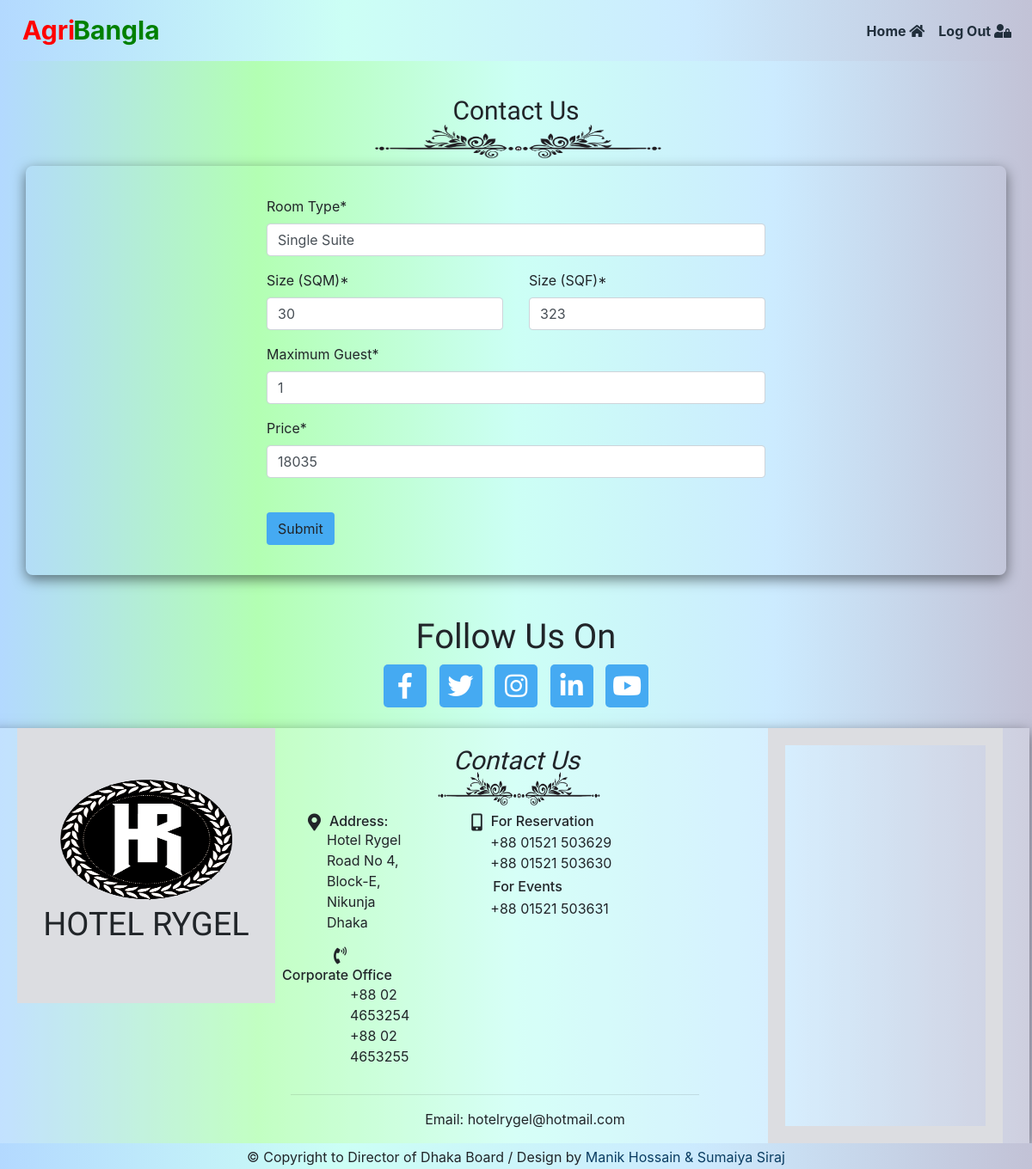
The page /room_admin_update.php?id=1 (signed in) on the database its author committed.
### tables this page shows
CREATE TABLE `tbl_room` (
  `id` int(100) NOT NULL,
  `roomtype` varchar(80) NOT NULL,
  `sizesqm` int(5) NOT NULL,
  `size` int(8) NOT NULL,
  `maxguest` int(5) NOT NULL,
  `price` int(10) NOT NULL
);

### room_admin_update.php (the view, shortened to what this page needs)
<?php
	include_once('common/header_admin.php');
?>
<div class="text-center">
	<p style="font-family: 'Kaushan Script', cursive; font-size: 30px; padding-top: 10px;">Contact Us</p>
	<img src="gallery/underline.png" style="width: 350px; height: 60px; margin-top: -35px; padding-left: 5px;">
</div>
<div class="container bg-transparent">
		<div style="border-top-left-radius: 10%; max-width: 600px; margin: 0 auto;">
			<form action="" method="post" class="needs-validation" novalidate style="padding: 35px 10px;">
				<?php
					$link = mysqli_connect('localhost','root','','db_rygel');
					$ids = $_GET['id'];
					$showquery ="select * from tbl_room where id ={$ids}";
					$showdata = mysqli_query($link, $showquery);
					$arrdata = mysqli_fetch_array($showdata);
				?>
			<div class="form-group">
				<label for="roomtype">Room Type*</label>
				<input type="text" class="form-control" name="roomtype"placeholder="Enter room type" value="<?php echo $arrdata['roomtype']; ?>" required>
			</div>
			<div class="row">
				<div class="form-group col-md-6">
					<label for="roomtype">Size (SQM)*</label>
					<input type="number" class="form-control" name="sizesqm" placeholder="Enter room size" value="<?php echo $arrdata['sizesqm']; ?>" required>
				</div>
				<div class="form-group col-md-6">
					<label for="size">Size (SQF)*</label>
					<input type="number" class="form-control" name="size" placeholder="Enter room size" value="<?php echo $arrdata['size']; ?>" required>
				</div>
			</div>
			<div class="form-group">
				<label for="maxguest">Maximum Guest*</label>
				<input type="number" class="form-control" name="maxguest"placeholder="Enter maximum guest number" value="<?php echo $arrdata['maxguest']; ?>" required>
			</div>
			<div class="form-group">
				<label for="number">Price*</label>
				<input type="tel" class="form-control" name="price" placeholder="Enter room price" value="<?php echo $arrdata['price']; ?>" required>
			</div>
			<br>
		    	<button type="submit" name="update" class="btn" style="background-color: #45aaf2">Submit</button>
			</form>
		</div>
</div><br><br>
<?php include_once ('common/footer_user.php'); ?>

### css/style.css (style rules this page uses)
* { box-sizing: border-box; margin: 0; }
.bg-transparent { background:rgba(255,255,255,.2);box-shadow: 0 5px 15px rgba(0,0,0,.5);border-radius: 8px; }

### rows shown on the page
tbl_room: roomtype "Single Suite", sizesqm "30", size "323", maxguest "1", price "18035"
